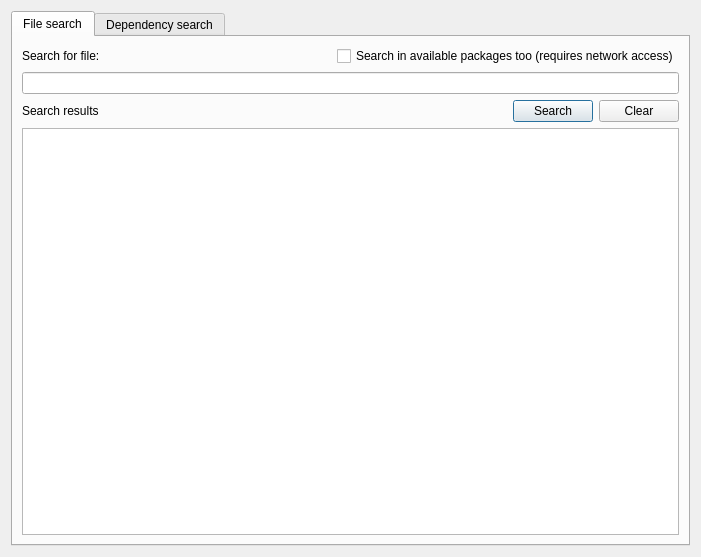
<ui version="4.0" >
 <class>Form</class>
 <widget class="QWidget" name="Form" >
  <property name="geometry" >
   <rect>
    <x>0</x>
    <y>0</y>
    <width>701</width>
    <height>557</height>
   </rect>
  </property>
  <property name="windowTitle" >
   <string>Form</string>
  </property>
  <layout class="QVBoxLayout" >
   <item>
    <widget class="QTabWidget" name="tabWidget" >
     <property name="currentIndex" >
      <number>0</number>
     </property>
     <widget class="QWidget" name="tab" >
      <attribute name="title" >
       <string>File search</string>
      </attribute>
      <layout class="QVBoxLayout" >
       <item>
        <layout class="QHBoxLayout" >
         <item>
          <widget class="QLabel" name="label" >
           <property name="text" >
            <string>Search for file:</string>
           </property>
          </widget>
         </item>
         <item>
          <spacer>
           <property name="orientation" >
            <enum>Qt::Horizontal</enum>
           </property>
           <property name="sizeHint" >
            <size>
             <width>40</width>
             <height>20</height>
            </size>
           </property>
          </spacer>
         </item>
         <item>
          <widget class="QCheckBox" name="checkBox" >
           <property name="text" >
            <string>Search in available packages too (requires network access)</string>
           </property>
          </widget>
         </item>
        </layout>
       </item>
       <item>
        <widget class="QLineEdit" name="lineEdit" />
       </item>
       <item>
        <layout class="QHBoxLayout" >
         <item>
          <widget class="QLabel" name="label_2" >
           <property name="text" >
            <string>Search results</string>
           </property>
          </widget>
         </item>
         <item>
          <spacer>
           <property name="orientation" >
            <enum>Qt::Horizontal</enum>
           </property>
           <property name="sizeHint" >
            <size>
             <width>40</width>
             <height>20</height>
            </size>
           </property>
          </spacer>
         </item>
         <item>
          <widget class="QPushButton" name="searchButton" >
           <property name="text" >
            <string>Search</string>
           </property>
           <property name="autoDefault" >
            <bool>true</bool>
           </property>
           <property name="default" >
            <bool>true</bool>
           </property>
          </widget>
         </item>
         <item>
          <widget class="QPushButton" name="clearButton" >
           <property name="text" >
            <string>Clear</string>
           </property>
          </widget>
         </item>
        </layout>
       </item>
       <item>
        <widget class="QListWidget" name="listWidget" />
       </item>
      </layout>
     </widget>
     <widget class="QWidget" name="tab_2" >
      <attribute name="title" >
       <string>Dependency search</string>
      </attribute>
     </widget>
    </widget>
   </item>
  </layout>
 </widget>
 <tabstops>
  <tabstop>tabWidget</tabstop>
  <tabstop>checkBox</tabstop>
  <tabstop>lineEdit</tabstop>
  <tabstop>searchButton</tabstop>
  <tabstop>clearButton</tabstop>
  <tabstop>listWidget</tabstop>
 </tabstops>
 <resources/>
 <connections/>
</ui>
